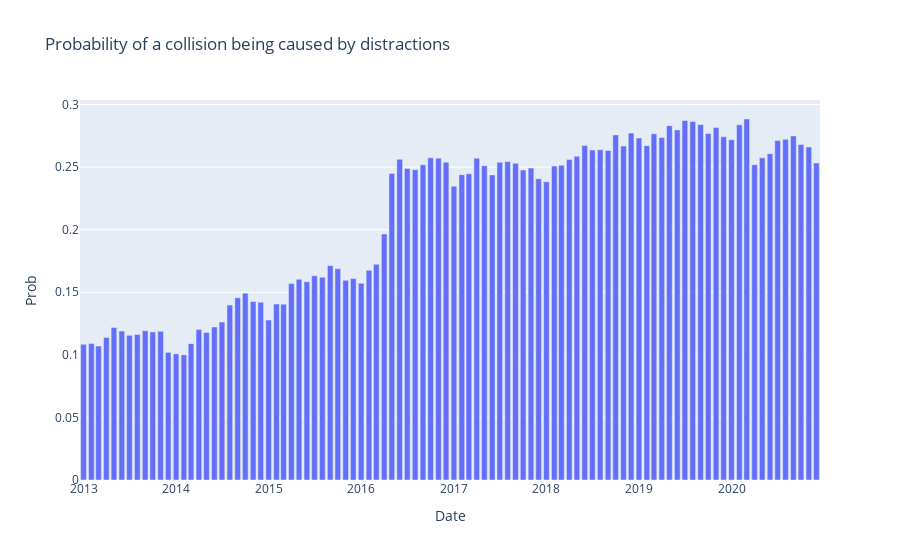

Notebook cell for this chart:
### Code cell
px.bar(pd.DataFrame((df_distraction['YEARMONTH'].value_counts() /\
                     df['YEARMONTH'].value_counts()).to_dict().items(), 
                     columns=['Date', 'Prob']), x='Date', y='Prob',
                     title="Probability of a collision being caused by distractions by month")

### Figure 1 — Plotly figure (JSON) as saved in the notebook; plotly's stock layout.template omitted (floating-point values rounded to 4 significant figures)
{"data": [{"alignmentgroup": "True", "hovertemplate": "Date=%{x}<br>Prob=%{y}<extra></extra>", "legendgroup": "", "marker": {"color": "#636efa"}, "name": "", "offsetgroup": "", "orientation": "v", "showlegend": false, "textposition": "auto", "type": "bar", "x": ["2013-1", "2013-10", "2013-11", "2013-12", "2013-2", "2013-3", "2013-4", "2013-5", "2013-6", "2013-7", "2013-8", "2013-9", "2014-1", "2014-10", "2014-11", "2014-12", "2014-2", "2014-3", "2014-4", "2014-5", "2014-6", "2014-7", "2014-8", "2014-9", "2015-1", "2015-10", "2015-11", "2015-12", "2015-2", "2015-3", "2015-4", "2015-5", "2015-6", "2015-7", "2015-8", "2015-9", "2016-1", "2016-10", "2016-11", "2016-12", "2016-2", "2016-3", "2016-4", "2016-5", "2016-6", "2016-7", "2016-8", "2016-9", "2017-1", "2017-10", "2017-11", "2017-12", "2017-2", "2017-3", "2017-4", "2017-5", "2017-6", "2017-7", "2017-8", "2017-9", "2018-1", "2018-10", "2018-11", "2018-12", "2018-2", "2018-3", "2018-4", "2018-5", "2018-6", "2018-7", "2018-8", "2018-9", "2019-1", "2019-10", "2019-11", "2019-12", "2019-2", "2019-3", "2019-4", "2019-5", "2019-6", "2019-7", "2019-8", "2019-9", "2020-1", "2020-10", "2020-11", "2020-12", "2020-2", "2020-3", "2020-4", "2020-5", "2020-6", "2020-7", "2020-8", "2020-9"], "xaxis": "x", "y": [0.1084, 0.1183, 0.1188, 0.102, 0.109, 0.1071, 0.1139, 0.1219, 0.119, 0.1156, 0.1163, 0.1193, 0.1008, 0.1493, 0.1427, 0.142, 0.1001, 0.1089, 0.1202, 0.1178, 0.1222, 0.1262, 0.1398, 0.1455, 0.1278, 0.1687, 0.1595, 0.161, 0.1406, 0.1405, 0.157, 0.1603, 0.1584, 0.1632, 0.1621, 0.1713, 0.1571, 0.2574, 0.2571, 0.2539, 0.1676, 0.1723, 0.1965, 0.245, 0.2562, 0.249, 0.2478, 0.2519, 0.2347, 0.2476, 0.2492, 0.2408, 0.244, 0.2446, 0.2571, 0.2511, 0.2437, 0.2539, 0.2544, 0.2531, 0.2383, 0.2757, 0.2668, 0.2771, 0.2508, 0.2514, 0.2561, 0.2587, 0.2673, 0.2637, 0.2639, 0.2633, 0.2732, 0.2768, 0.2816, 0.2742, 0.2671, 0.2766, 0.2737, 0.2831, 0.2797, 0.2873, 0.2864, 0.284, 0.2719, 0.2681, 0.2661, 0.2533, 0.2837, 0.2884, 0.2519, 0.2574, 0.2607, 0.2711, 0.2722, 0.2749], "yaxis": "y"}], "layout": {"barmode": "relative", "legend": {"tracegroupgap": 0}, "title": {"text": "Probability of a collision being caused by distractions"}, "xaxis": {"anchor": "y", "domain": [0, 1], "title": {"text": "Date"}}, "yaxis": {"anchor": "x", "domain": [0, 1], "title": {"text": "Prob"}}}}
